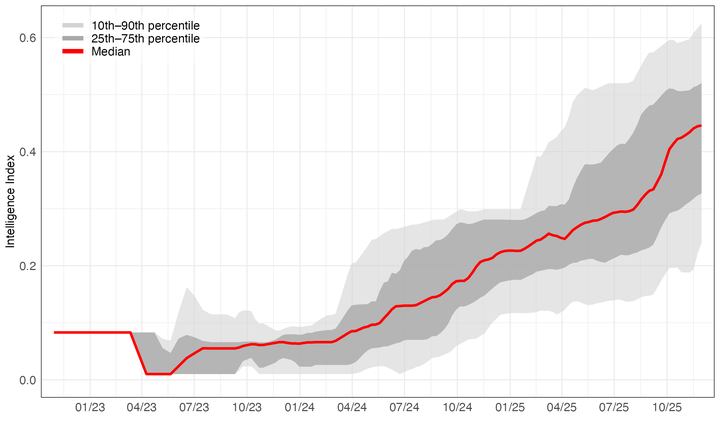
#> input picture out/figure5_embedded.png, 720 x 432 px, shrunk from 2000 x 1200 before the run
$ python make_figure_comparison_grid.py
#> lines starting #> are read from the running program, lines starting #| are printed output that depends on the picture
#!/usr/bin/env python3
from __future__ import annotations

import argparse
from pathlib import Path

import matplotlib.pyplot as plt
import matplotlib.image as mpimg


def _add_image(ax, path: Path, title: str) -> None:
#> called with title = 'Figure 5 (original)'
    img = mpimg.imread(path.as_posix())
#> img is the input picture: shape (432, 720, 3) float32; mean R, G, B 0.942, 0.936, 0.936
    ax.imshow(img)
    ax.set_title(title)
    ax.axis("off")


def main() -> int:
    ap = argparse.ArgumentParser(
        description="Create side-by-side diagnostic grids comparing original figures vs extracted series/overlays."
    )
    ap.add_argument("--outdir", type=Path, default=Path("out"))
    ap.add_argument(
        "--mode",
        choices=["basic", "percentiles15", "figure6", "figure11", "overlay11_15", "all"],
        default="all",
        help="Which diagnostic grid(s) to generate.",
    )
    ap.add_argument("--out", type=Path, default=None, help="Output PNG path (only for --mode=basic).")
    args = ap.parse_args()

    outdir = args.outdir
    outdir.mkdir(parents=True, exist_ok=True)

    def make_basic() -> None:
        out = args.out or (outdir / "figure5_figure15_comparison.png")
        fig = plt.figure(figsize=(14, 10), dpi=200)
        axs = fig.subplots(2, 2)
        _add_image(axs[0, 0], outdir / "figure5_embedded.png", "Figure 5 (original)")
        _add_image(axs[0, 1], outdir / "figure5_red_median_timeseries.png", "Figure 5 (extracted red median)")
#> call 2 of _add_image, with title = 'Figure 5 (extracted red median)'
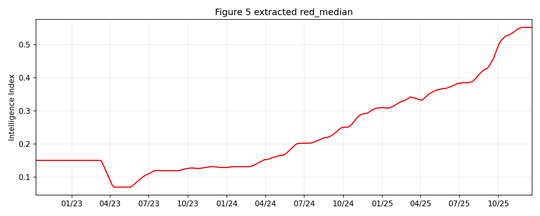
#> input picture out/figure5_red_median_timeseries.png, 540 x 216 px, shrunk from 1500 x 600 before the run
#> in _add_image, img is the input picture: shape (216, 540, 4) float32; mean R, G, B, A 0.981, 0.976, 0.976, 1
        _add_image(axs[1, 0], outdir / "figure15_embedded.png", "Figure 15 (original)")
#> call 3 of _add_image, with title = 'Figure 15 (original)'
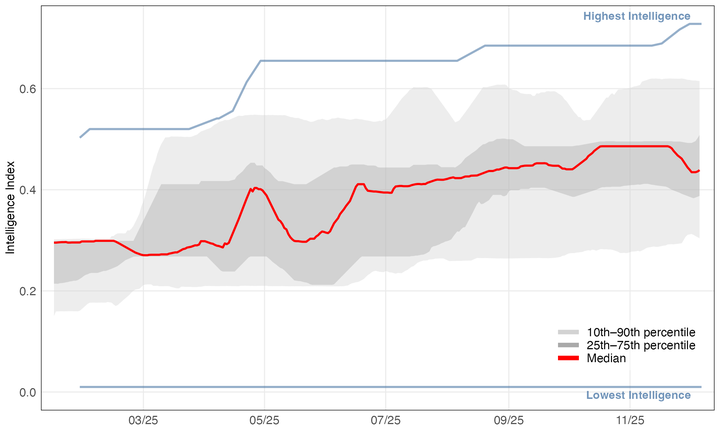
#> input picture out/figure15_embedded.png, 720 x 432 px, shrunk from 2000 x 1200 before the run
#> in _add_image, img is the input picture: shape (432, 720, 3) float32; mean R, G, B 0.949, 0.945, 0.946
        _add_image(axs[1, 1], outdir / "figure15_red_median_timeseries.png", "Figure 15 (extracted red median)")
#> call 4 of _add_image, with title = 'Figure 15 (extracted red median)'
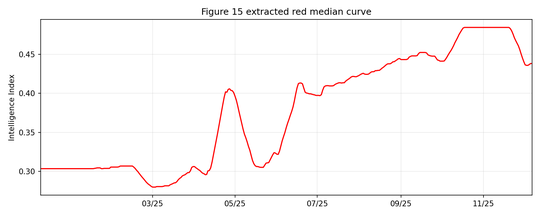
#> input picture out/figure15_red_median_timeseries.png, 540 x 216 px, shrunk from 1500 x 600 before the run
#> in _add_image, img is the input picture: shape (216, 540, 4) float32; mean R, G, B, A 0.984, 0.976, 0.976, 1
        fig.tight_layout()
        fig.savefig(out.as_posix(), bbox_inches="tight")
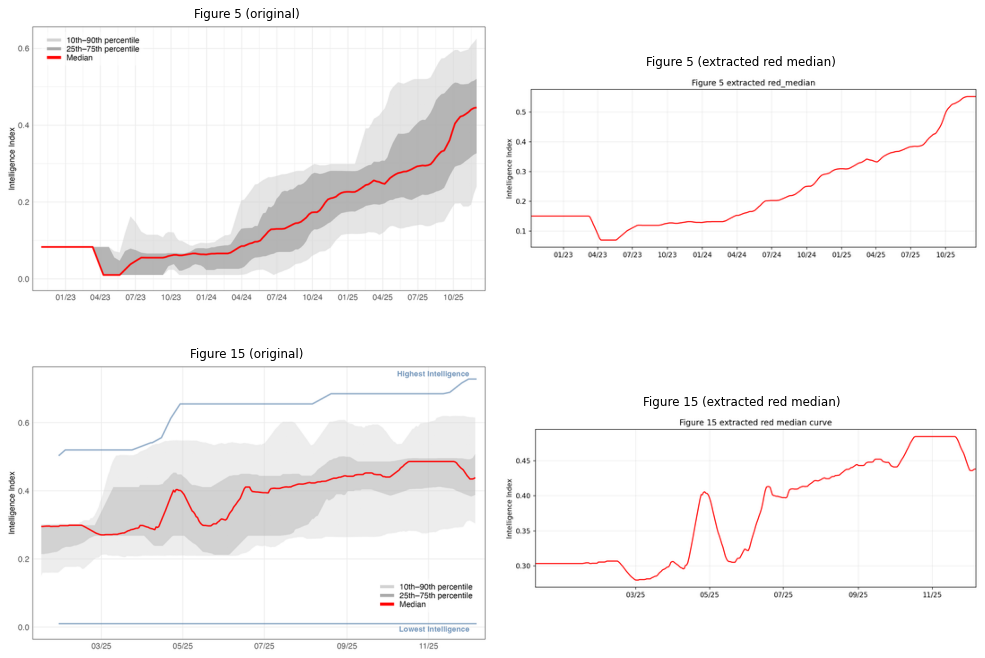
#> figure drawn by matplotlib, 4 panels
        plt.close(fig)
        print(f"Wrote {out}")

    def make_percentiles15() -> None:
        out = outdir / "figure15_percentiles_comparison.png"
        fig = plt.figure(figsize=(14, 10), dpi=200)
        axs = fig.subplots(2, 2)
        _add_image(axs[0, 0], outdir / "figure15_embedded.png", "Figure 15 (original)")
        _add_image(axs[0, 1], outdir / "figure15_percentiles_overlay.png", "Figure 15 (percentiles overlay on plot)")
        _add_image(axs[1, 0], outdir / "figure15_percentiles_raw_envelopes.png", "Figure 15 (raw envelopes in pixel-space)")
        _add_image(axs[1, 1], outdir / "figure15_token_weighted_percentiles.png", "Figure 15 (extracted percentiles time series)")
        fig.tight_layout()
        fig.savefig(out.as_posix(), bbox_inches="tight")
        plt.close(fig)
        print(f"Wrote {out}")

    def make_figure6() -> None:
        out = outdir / "figure6_comparison.png"
        fig = plt.figure(figsize=(14, 7), dpi=200)
        axs = fig.subplots(1, 3)
        _add_image(axs[0], outdir / "figure6_embedded.png", "Figure 6 (original)")
        _add_image(axs[1], outdir / "figure6_black_frontier_curve_overlay.png", "Figure 6 (curve overlay on plot)")
        _add_image(axs[2], outdir / "figure6_black_frontier_timeseries.png", "Figure 6 (extracted frontier series)")
        fig.tight_layout()
        fig.savefig(out.as_posix(), bbox_inches="tight")
        plt.close(fig)
        print(f"Wrote {out}")

    def make_figure11() -> None:
        out = outdir / "figure11_percentiles_comparison.png"
        fig = plt.figure(figsize=(14, 10), dpi=200)
        axs = fig.subplots(2, 2)
        _add_image(axs[0, 0], outdir / "figure11_embedded.png", "Figure 11 (original)")
        _add_image(axs[0, 1], outdir / "figure11_percentiles_overlay.png", "Figure 11 (percentiles overlay on plot)")
        _add_image(axs[1, 0], outdir / "figure11_percentiles_raw_envelopes.png", "Figure 11 (raw envelopes in pixel-space)")
        _add_image(axs[1, 1], outdir / "figure11_percentiles_timeseries.png", "Figure 11 (extracted percentiles time series)")
        fig.tight_layout()
        fig.savefig(out.as_posix(), bbox_inches="tight")
        plt.close(fig)
        print(f"Wrote {out}")

    def make_overlay11_15() -> None:
        out = outdir / "figure11_figure15_overlay_comparison.png"
        fig = plt.figure(figsize=(14, 10), dpi=200)
        axs = fig.subplots(2, 2)
        _add_image(axs[0, 0], outdir / "figure11_embedded.png", "Figure 11 (original)")
        _add_image(axs[0, 1], outdir / "figure11_percentiles_overlay.png", "Figure 11 (overlay)")
        _add_image(axs[1, 0], outdir / "figure15_embedded.png", "Figure 15 (original)")
        _add_image(axs[1, 1], outdir / "figure15_percentiles_overlay.png", "Figure 15 (overlay)")
        fig.tight_layout()
        fig.savefig(out.as_posix(), bbox_inches="tight")
        plt.close(fig)
        print(f"Wrote {out}")

    if args.mode in ("basic", "all"):
        make_basic()
    if args.mode in ("percentiles15", "all"):
        make_percentiles15()
    if args.mode in ("figure6", "all"):
        make_figure6()
    if args.mode in ("figure11", "all"):
        make_figure11()
    if args.mode in ("overlay11_15", "all"):
        make_overlay11_15()

    return 0


if __name__ == "__main__":
#> (the run stopped early here; a loop or call above may not have finished)
